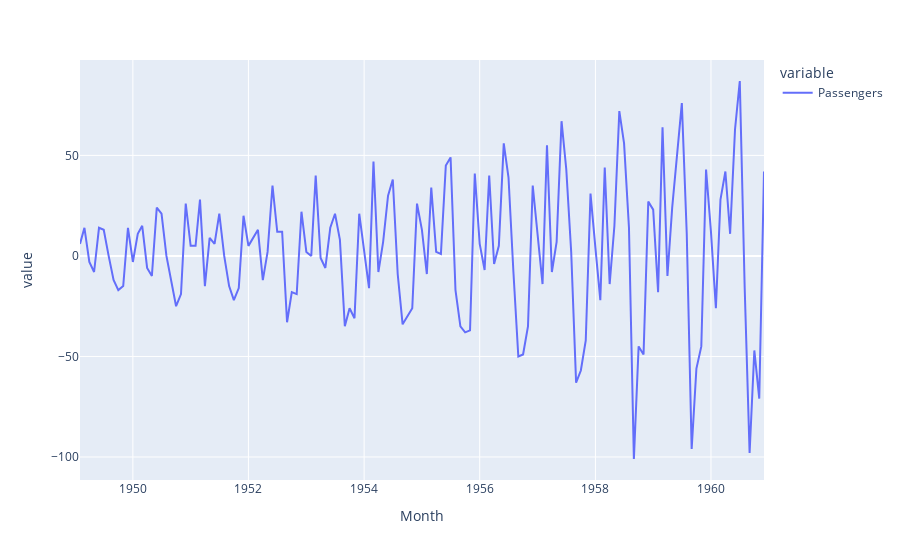

Notebook code cell kept with this figure:
### Code cell
series_dt1 = series.diff().dropna()
series_dt1.plot()

### Figure 1 — Plotly figure (JSON) as saved in the notebook; plotly's stock layout.template omitted (floating-point values rounded to 4 significant figures; data arrays with more than 128 entries replaced by an {"elided": "..."} marker saying what was removed)
{"data": [{"hovertemplate": "variable=Passengers<br>Month=%{x}<br>value=%{y}<extra></extra>", "legendgroup": "Passengers", "line": {"color": "#636efa", "dash": "solid"}, "marker": {"symbol": "circle"}, "mode": "lines", "name": "Passengers", "orientation": "v", "showlegend": true, "type": "scatter", "x": {"elided": "143 str values"}, "xaxis": "x", "y": {"elided": "143 int values"}, "yaxis": "y"}], "layout": {"legend": {"title": {"text": "variable"}, "tracegroupgap": 0}, "margin": {"t": 60}, "xaxis": {"anchor": "y", "domain": [0, 1], "title": {"text": "Month"}}, "yaxis": {"anchor": "x", "domain": [0, 1], "title": {"text": "value"}}}}
